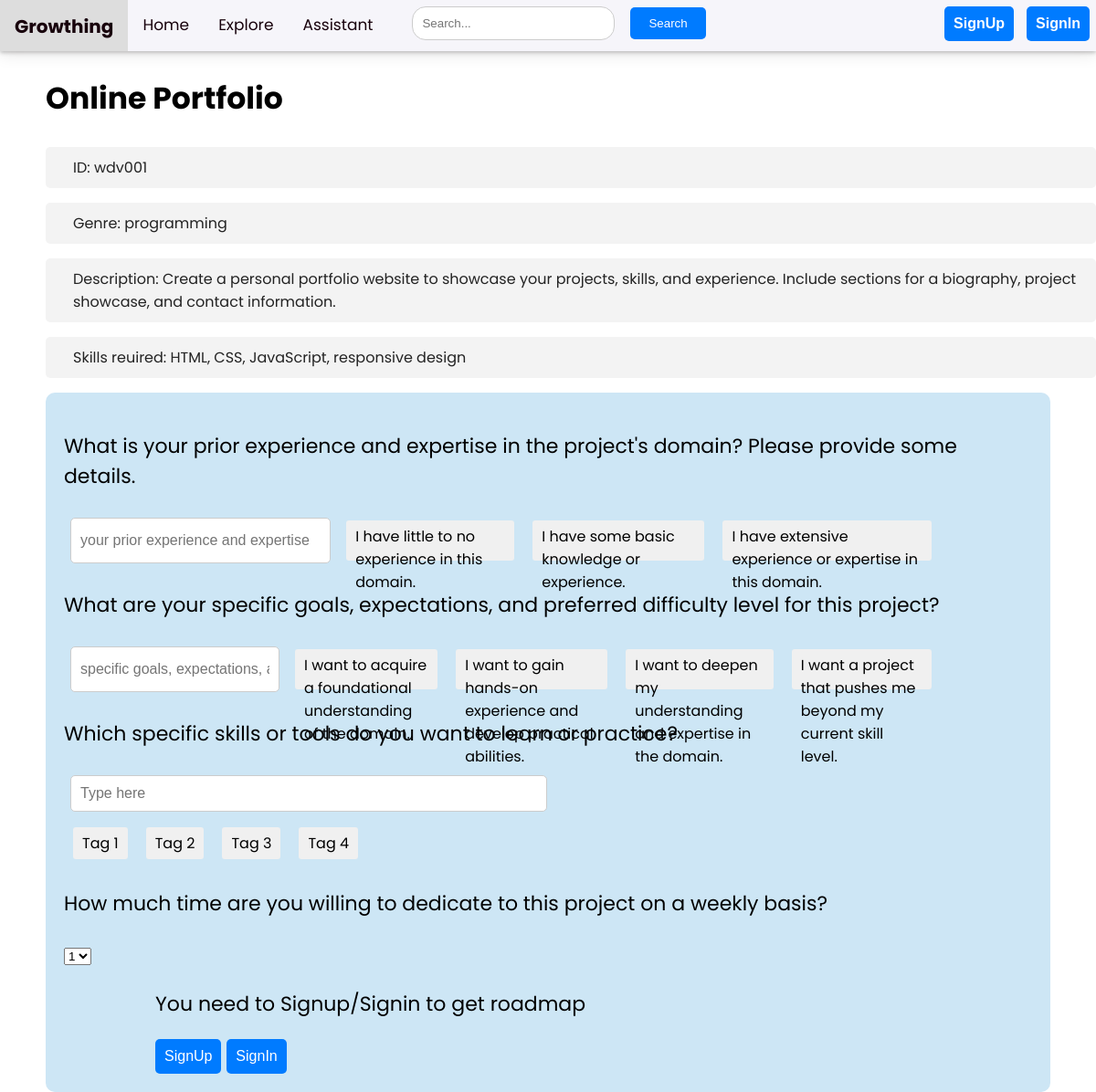
The app's page /project/wdv001/ with its own data.
### appname/models.py (models this page shows, shortened)
class Project(models.Model):
    title = models.CharField(max_length=100)
    emoji = models.CharField(max_length=200, null=True)
    description = models.TextField()
    skills = models.CharField(max_length=200)
    tools = models.CharField(max_length=200, null=True)
    genre = models.CharField(max_length=20, choices=genre, default='misc')
    project_id = models.CharField(max_length=100)

### appname/views.py (the view)
# urls.py: path("project/<str:pk>/", views.project_content, name="project"),
def project_content(request,pk):
    project = Project.objects.get(project_id = pk)
    return render(request,'project.html', context={'project':project })

### templates/project.html (shortened to what this page needs)
<!DOCTYPE html>
<html>
<head>
  <link rel="stylesheet" type="text/css" href="styles.css">
</head>
<body>
  <div class="sticky-top">
    <nav style="box-shadow: 0 2px 4px rgba(0, 0, 0, 0.2)">
      <div class="navbar">
        <a class="logo" href="/">Growthing</a>
        <a href="/home">Home</a>
        <a href="/explore">Explore</a>
        <a href="/assistant">Assistant</a>
        <div class="search-bar">
          <input type="text" placeholder="Search...">
          <button type="submit">Search</button>
        </div>
        <div class="user">
          {% if user.is_authenticated %}
          <a href="/signout"><button class="user-button" type="submit">SignOut</button></a>
          {% else %}
          <a href="/signup"><button class="user-button" type="submit">SignUp</button></a>
          <a href="/signin"><button class="user-button" type="submit">SignIn</button></a>
          {% endif %}
        </div>
      </div>
    </nav>
    <main>
      <div class="project_info">
        <h2>{{project.title}}</h2>
        <p>ID: {{project.project_id}} </p>
        <p>Genre: {{project.genre}}</p>
        <p>Description: {{project.description}}</p>
        <p>Skills reuired: {{project.skills}}</p>
      </div>
      <div class="user-input">
        <div class="grid-item">
          <form method="POST" action="{% url 'generate_roadmap' pk=project.project_id username=user.username %}">
            <P>What is your prior experience and expertise in the project's domain? Please provide some details.</P>
            <div class="input-container">
              <input type="text" class="input-text" name="experience" placeholder="your prior experience and expertise">
              <div class="suggestions">
                <span class="suggestion">I have little to no experience in this domain.</span>
                <span class="suggestion">I have some basic knowledge or experience.</span>
                <span class="suggestion">I have extensive experience or expertise in this domain.</span>
              </div>
            </div>
            <P>What are your specific goals, expectations, and preferred difficulty level for this project?</P>
            <div class="input-container">
              <input type="text" class="input-text" name="expectation" placeholder="specific goals, expectations, and preferred difficulty level">
              <div class="suggestions">
                <span class="suggestion">I want to acquire a foundational understanding of the domain.</span>
                <span class="suggestion">I want to gain hands-on experience and develop practical abilities.</span>
                <span class="suggestion">I want to deepen my understanding and expertise in the domain.</span>
                <span class="suggestion">I want a project that pushes me beyond my current skill level.</span>
              </div>
            </div>
            <P>Which specific skills or tools do you want to learn or practice?</P>
            <div class="tag-input-container">
              <input type="text" class="tag-input" name="specific-skills" placeholder="Type here">
              <div class="tag-suggestions">
                <span class="tag-suggestion">Tag 1</span>
                <span class="tag-suggestion">Tag 2</span>
                <span class="tag-suggestion">Tag 3</span>
                <span class="tag-suggestion">Tag 4</span>
              </div>
            </div>
            <p>How much time are you willing to dedicate to this project on a weekly basis?</p>
            <select id="number-select">
              <option value="1">1</option>
            </select>
            <div class="btn">
              {% if user.is_authenticated %}
              {% comment %} {% for project in project_pro001 %} {% endcomment %}
              <button class="btn" type="submit">Create Roadmap</button>
            </div>
          </form>
        </div>
      </div>
      {% else %}
      <p>You need to Signup/Signin to get roadmap</p>
      <a href="/signup"><button class="user-button" type="submit">SignUp</button></a>
      <a href="/signin"><button class="user-button" type="submit">SignIn</button></a>
      {% endif %}
</body>
</html>

### templates/styles.css (style rules this page uses)
.grid-item { background-color: #ccc; padding: 10px; }
.input-container { position: relative; display: flex; height: 8vh; width: 80vw; }

### templates/project.html (style rules this page uses)
body { font-family: 'Poppins'; font-size: 22px; margin: 0; padding: 0; height: 100%; }
.navbar { background-color: #F6F5FA; overflow: hidden; box-shadow: 0px 4px 16px 0px rgba(24, 2, 12, 0.10); height: 7vh; }
.navbar a { float: left; color: #18020c; text-align: center; padding: 14px 16px; text-decoration: none; font-size: 17px; }
.navbar .logo { display: block; float: left; padding: 14px 16px; font-size: 20px; font-weight: bold; text-decoration: none; color: #0066FF; }
.navbar .search-bar { display: flex; float: left; margin-left: 20px; align-items: center; }
.navbar .search-bar input[type="text"] { margin: 7px; padding: 10px; border: 1px solid #ccc; border-radius: 15px; width: 200px; }
.navbar .search-bar button[type="submit"] { padding: 10px 20px; margin-left: 10px; border: none; border-radius: 5px; background-color: #007bff; color: #fff; cursor: pointer; }
.navbar .user-button { float: right; padding: 10px 20px; font-size: 16px; font-weight: bold; text-align: center; text-decoration: none; border: none; border-radius: 5px; color: #fff; background-color: #007bff; cursor: pointer; margin: 7px; }
.navbar::after { content: ""; display: table; clear: both; }
.navbar .user { float: right; }
.navbar .user .user-button { float: right; font-size: 16px; text-align: center; text-decoration: none; border: none; border-radius: 5px; color: #fff; background-color: #007bff; cursor: pointer; margin: 7px; padding: 10px; }
.navbar .user a { text-decoration: none; color: #fff; padding: 0px; margin: 0px; }
.project_info { margin-left: 50px; }
.project_info p { color: #232323; padding-left: 30px; padding-top: 10px; padding-bottom: 10px; border-radius: 5px; font-size: 16px; background-color: #f3f3f3; }
.btn { margin-left: 100px; }
.btn button { font-size: 16px; text-align: center; text-decoration: none; border: none; border-radius: 5px; color: #fff; background-color: #007bff; cursor: pointer; padding: 10px; }
.grid-item { background-color: #CDE6F5; padding: 20px; border-radius: 10px; margin-left: 50px; margin-right: 50px; }
.input-container { margin-bottom: 10px; }
.suggestions { display: flex; }
.suggestion { cursor: pointer; padding: 5px 10px; background-color: #f0f0f0; border-radius: 3px; margin: 10px; font-size: 16px; }
.input-container input[type="text"] { margin: 7px; padding: 10px; border: 1px solid #ccc; border-radius: 5px; width: 500px; font-size: 16px; }
.tag-input-container { margin-bottom: 10px; }
.tag-input-container input { margin: 7px; padding: 10px; border: 1px solid #ccc; border-radius: 5px; width: 500px; font-size: 16px; }
.tag-suggestions { display: flex; flex-wrap: wrap; }
.tag-suggestion { cursor: pointer; padding: 5px 10px; background-color: #f0f0f0; border-radius: 3px; margin: 10px; font-size: 16px; }

### records on screen
Project: title "Online Portfolio", project_id "wdv001", genre "programming", description "Create a personal portfolio website to showcase your projects, skills, and experience. Include sections for a biography, project showcase, and contact information.", skills "HTML, CSS, JavaScript, responsive design"
